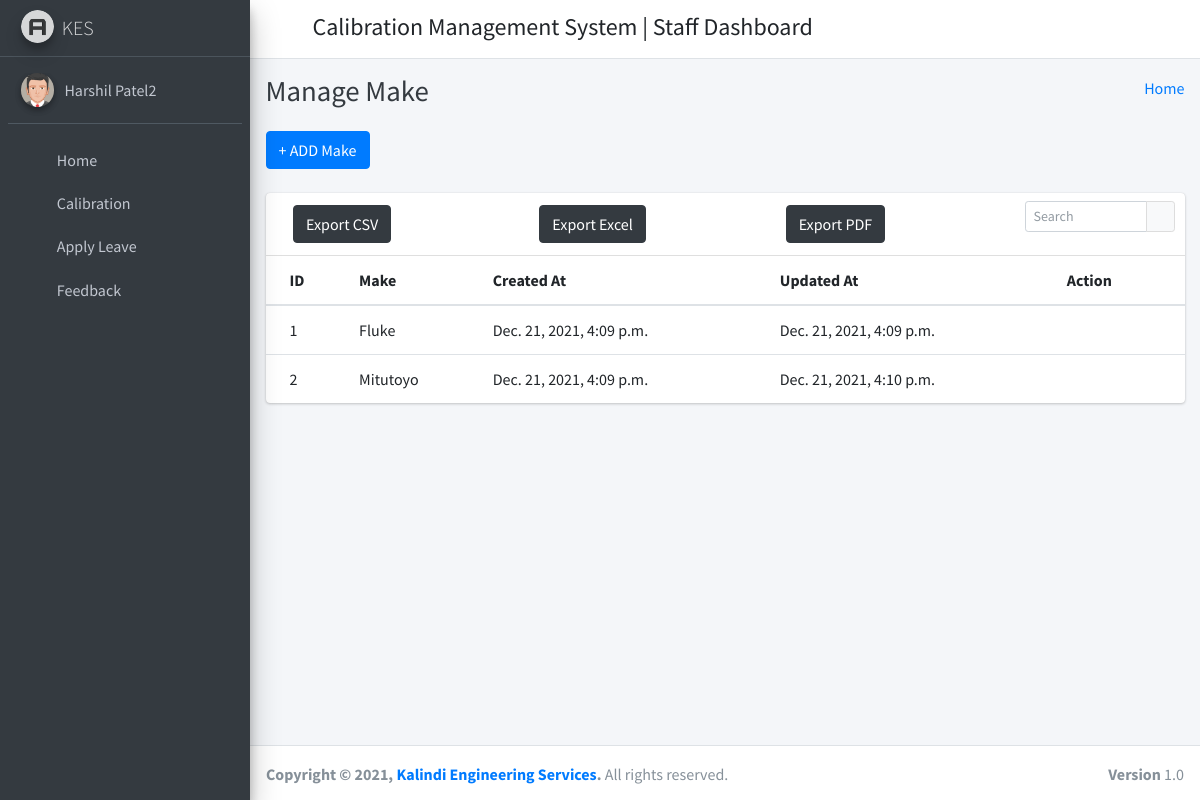
The app's page /make_list (signed in) with its own data.
### calibration_management_app/models.py (models this page shows, shortened)
class CustomUser(AbstractUser):
    user_type_data = ((1, "HOD"), (2, "Staff"), (3, "Student"))
    user_type = models.CharField(default=1, choices=user_type_data, max_length=10)

class Make(models.Model):
    id = models.AutoField(primary_key=True)
    name = models.CharField(max_length=200)
    created_at = models.DateTimeField(auto_now_add=True)
    updated_at = models.DateTimeField(auto_now=True)
    objects = models.Manager()

### calibration_management_app/StaffViews.py (the view)
# urls.py: path('make_list', StaffViews.MakeList.as_view(), name='make_list' ),
class MakeList(ListView):
    context_object_name = 'make_list'
    model = Make
    template_name = 'staff_template/make_model/make_list.html'

### calibration_management_app/templates/staff_template/make_model/make_list.html (shortened to what this page needs)
{% extends 'staff_template/base_template.html' %}
{% block page_title %}
    Manage Make
{% endblock page_title %}
{% block main_content %}
{% load static %}
<section class="content">
        <div class="container-fluid">
            <a class="btn btn-primary" href="{% url 'create_make' %}" role="button">+ ADD Make</a> <br/>&nbsp;
            <div class="row">
                <div class="col-md-12">
                    <div class="card">
                        <div class="card-header">
                            <div class="card-tools">
                            <div class="input-group input-group-sm" style="width: 150px;">
                                <input type="text" name="table_search" class="form-control float-right" placeholder="Search">
                                <div class="input-group-append">
                                <button type="submit" class="btn btn-default"><i class="fas fa-search"></i></button>
                                </div>
                            </div>
                            </div>
                            <div class="row">
                              <div class="col-md-4">
                              <a href="#" class="btn btn-dark">Export CSV</a>
                              </div>
                              <div class="col-md-4">
                              <a href="#" class="btn btn-dark">Export Excel</a>
                              </div>
                              <div class="col-md-4">
                              <a href="#" class="btn btn-dark">Export PDF</a>
                              </div>
                            </div>
                        </div>
                        <div class="card-body table-responsive p-0">
                            <table class="table table-hover">
                              <thead>
                                  <tr>
                                  <th>ID</th>
                                  <th>Make</th>
                                  <th>Created At</th>
                                  <th>Updated At</th>
                                  <th>Action</th>
                                  </tr>
                              </thead>
                            <tbody>
                                {% for m in make_list %}
                                <tr>
                                <td>{{ m.id }}</td>
                                <td>{{ m.name }}</td>
                                <td>{{ m.created_at }}</td>
                                <td>{{ m.updated_at }}</td>
                                <td>
                                    <a href="{% url 'make_update' pk=m.pk %}" <i class="fas fa-edit"></i></a>
                                    <a href="{% url 'make_delete' pk=m.pk %}" <i class="fas fa-trash-alt"></i></a>
                                </td>
                              </tr>
                                {% endfor %}
                            </tbody>
                          </table>
                        </div>
                      </div>
                  </div>
              </div>
          </div>
      </section>
  {% endblock main_content %}

### calibration_management_app/templates/staff_template/sidebar_template.html (shortened to what this page needs)
{% load static %}
<aside class="main-sidebar sidebar-dark-primary elevation-4">
      <a href="{% url 'staff_home' %}" class="brand-link">
        <img src="{% static 'dist/img/AdminLTELogo.png' %}" alt="AdminLTE Logo" class="brand-image img-circle elevation-3"
            style="opacity: .8">
        <span class="brand-text font-weight-light">KES</span>
      </a>
      <div class="sidebar">
        <div class="user-panel mt-3 pb-3 mb-3 d-flex">
          <div class="image">
            <img src="{% static 'dist/img/user2-160x160.jpg' %}" class="img-circle elevation-2" alt="User Image">
          </div>
          <div class="info">
            <a href="{% url 'staff_profile' %}" class="d-block">{{ user.first_name }} {{ user.last_name }}</a>
          </div>
        </div>
        <nav class="mt-2">
          <ul class="nav nav-pills nav-sidebar flex-column" data-widget="treeview" role="menu" data-accordion="false">
            <li class="nav-item">
              {% url 'staff_home' as staff_home %}
              <a href="{{ staff_home }}" class="nav-link {% if request.path == staff_home %} active {% endif %}">
                <i class="nav-icon fas fa-tachometer-alt"></i>
                <p>
                  Home
                </p>
              </a>
            </li>
            <li class="nav-item">
              {% url 'calibration_dashboard' as calibration_dashboard %}
              <a href="{{ calibration_dashboard }}" class="nav-link {% if request.path == calibration_dashboard %} active {% endif %}">
                <i class="nav-icon fas fa-tachometer-alt"></i>
                <p>
                  Calibration
                </p>
              </a>
            </li>
            <li class="nav-item">
              {% url 'staff_apply_leave' as staff_apply_leave %}
              <a href="{{ staff_apply_leave }}" class="nav-link {% if request.path == staff_apply_leave %} active {% endif %}">
                <i class="nav-icon fas fa-envelope-open-text"></i>
                <p>
                  Apply Leave
                </p>
              </a>
            </li>
            <li class="nav-item">
              {% url 'staff_feedback' as staff_feedback %}
              <a href="{{ staff_feedback }}" class="nav-link {% if request.path == staff_feedback %} active {% endif %}">
                <i class="nav-icon fas fa-comments"></i>
                <p>
                  Feedback
                </p>
              </a>
            </li>
          </ul>
        </nav>
      </div>
    </aside>

### records on screen
CustomUser: first_name "Harshil", last_name "Patel2"
Make: id "1", name "Fluke", created_at "Dec. 21, 2021, 4:09 p.m.", updated_at "Dec. 21, 2021, 4:09 p.m."
Make: id "2", name "Mitutoyo", created_at "Dec. 21, 2021, 4:09 p.m.", updated_at "Dec. 21, 2021, 4:10 p.m."
